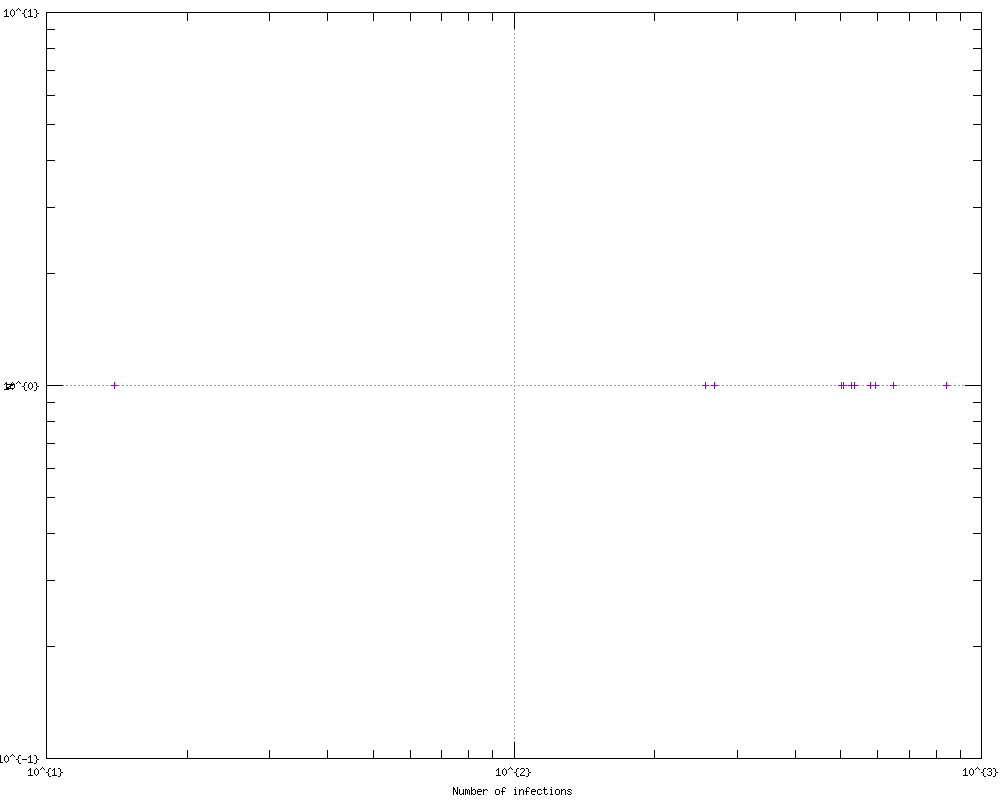

Write gnuplot code to recreate this figure.
#
#  (Mon Jun 26 14:41:53 2017)
#

set key bottom right
set logscale xy 10
set format x "10^{%L}"
set mxtics 10
set format y "10^{%L}"
set mytics 10
set grid
set xlabel "Number of infections"
set ylabel "N"
set tics scale 2
set terminal png small size 1000,800
set output 'forest-fire-cascades-nodeinf.png'
plot 	"forest-fire-cascades-nodeinf.tab" using 1:2 title "" with points 
